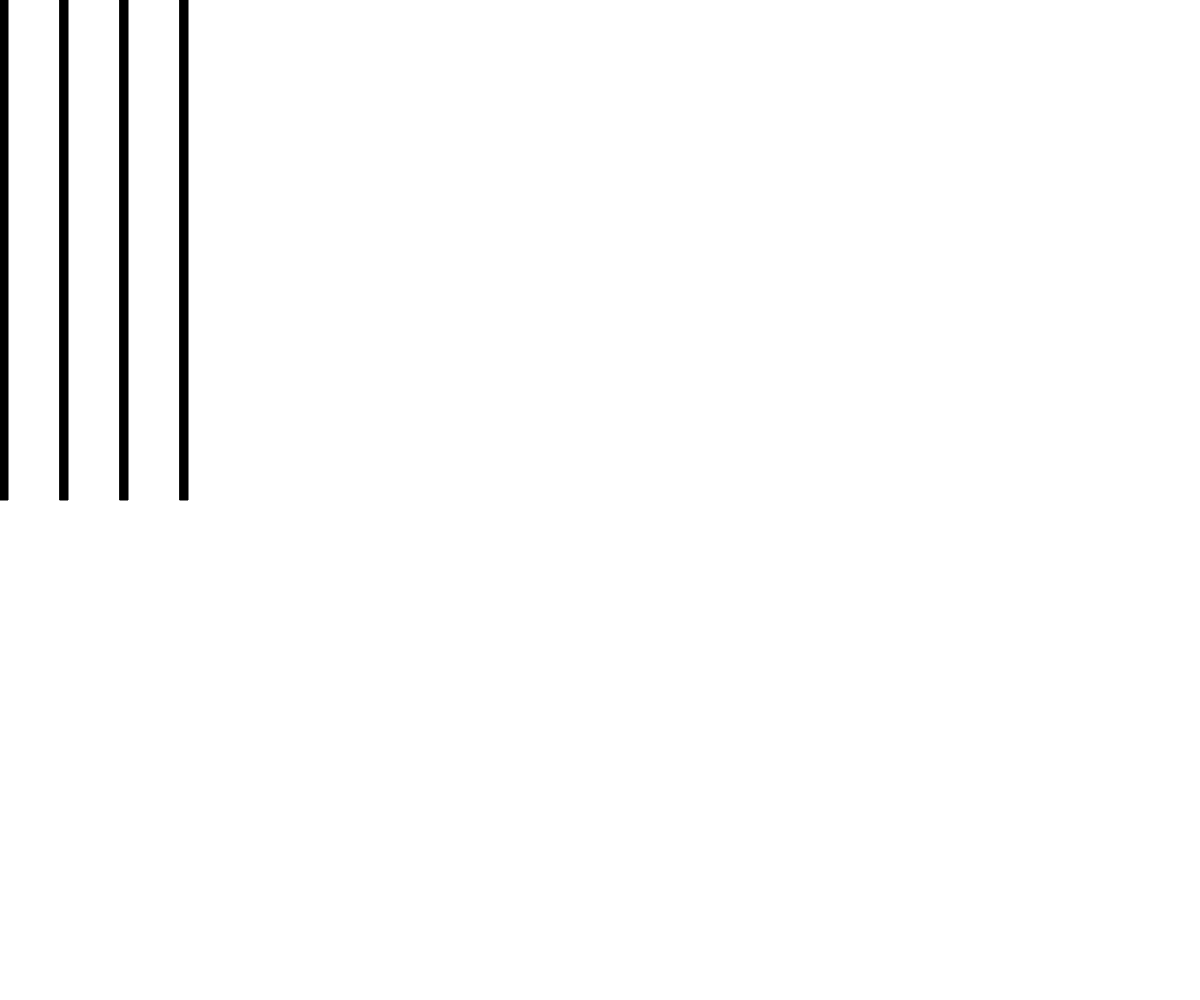
Frame 1 (no input)
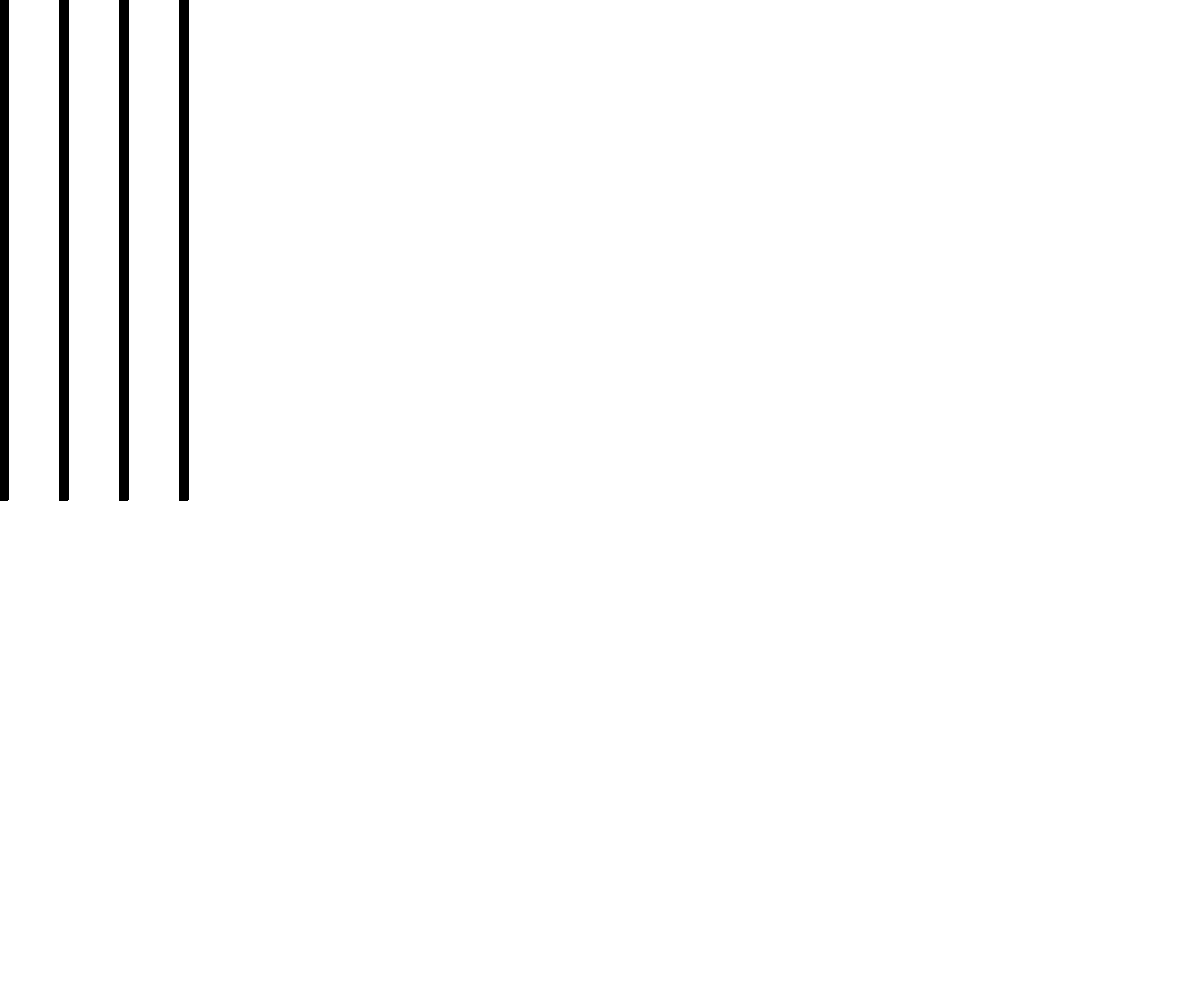
Frame 60 (no input)
Frame 120 (the mouse pressed at the canvas centre since frame 60): identical to frame 60, image omitted

The p5.js sketch that drew these frames (run headless with seeded random() and noise() and a simulated clock; from frame 60 on, the mouse is pressed at the canvas centre):

// p5.js sketch
// ── sketch.js
function setup() {
  // put setup code here

  createCanvas(windowWidth, windowHeight);
}

function draw() {
  // put drawing code here

   fill (0);
   //we loop 10 times
   for (var i = 0; i < 10; i+=3) {
     rect (i*20, 0, 8, height/2);
   }
}
